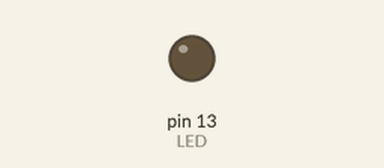
Bench run of a sketch on a simulated Arduino Uno, built with avr-gcc and run on an emulated ATmega328P. Shown: output pins drawn as LEDs (lit = HIGH).

Above: at 0.65 s.
At 5.15 s:
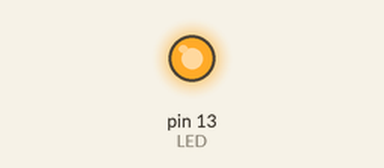
Timing chart, 0 to 7.8 s (numbered marks = the images above):
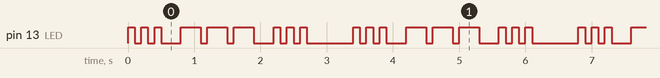

Measured:
- by itself, pin 13 (LED): repeats every 3.4 s: 2 × (LOW 0.10 s, HIGH 0.10 s), LOW 0.30 s, 2 × (HIGH 0.30 s, LOW 0.10 s), HIGH 0.30 s, LOW 0.30 s, 2 × (HIGH 0.10 s, LOW 0.10 s), HIGH 0.10 s, LOW 0.70 s, HIGH 0.10 s
- by itself, everything shown: repeats every 3.4 s, in 18 steps

The sketch:

blink.ino
```cpp
/*

    Morse Code

    this program runs in by 4 functions
    dot - makes a dot
    dash - makes a dash
    gap - the pause between letters
    space - the pause between words

    \by combining these funcuionts

    a circuit for this would simply be a resistor connected to an LED and ground, with the positive end of the LED connected to pin 13

*/
int LED = 13; // make led an int for ease
int blip = 100; //unit of time

void setup()
{
  pinMode(LED, OUTPUT);
}

void loop() {
  //dots and dashes are dots and dashes, space is the gap is the time between letters, space makes a space between words
  //this currently writes "s o s"
  dot(), dot(), dot(), gap(), dash(), dash(), dash(), gap(), dot(), dot(), dot(), space();

}

//dot function
void dot()
{
  digitalWrite(LED, HIGH);
  delay(blip);
  digitalWrite(LED, LOW);
  delay(blip);
}

//dash function
void dash()
{
  digitalWrite(LED, HIGH);
  delay(3 * blip);
  digitalWrite(LED, LOW);
  delay(blip);
}

//space between letters, offset by 1 to compensate for the 1 time unit delay after the dot and dash
void gap()
{
  delay(blip * 2);
}

//space between words, offset by 1 to compensate for the 1 time unit delay after the dot and dash
void space()
{
  delay(blip * 6);
}
```
